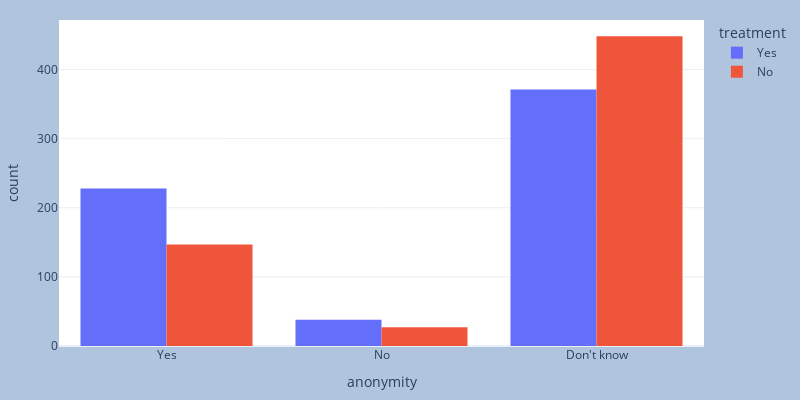

Write notebook code for a chart like this one.
### Code cell
fig = px.histogram(data, x = 'anonymity',color='treatment',barmode='group', width=800, height=400)
fig.update_layout(
    margin=dict(l=20, r=20, t=20, b=20),
    paper_bgcolor="LightSteelBlue",
)

fig.show()

### Figure 1 — Plotly figure (JSON) as saved in the notebook; plotly's stock layout.template omitted (floating-point values rounded to 4 significant figures; data arrays with more than 128 entries replaced by an {"elided": "..."} marker saying what was removed)
{"data": [{"alignmentgroup": "True", "bingroup": "x", "hovertemplate": "treatment=Yes<br>anonymity=%{x}<br>count=%{y}<extra></extra>", "legendgroup": "Yes", "marker": {"color": "#636efa", "pattern": {"shape": ""}}, "name": "Yes", "offsetgroup": "Yes", "orientation": "v", "showlegend": true, "type": "histogram", "x": {"elided": "637 str values"}, "xaxis": "x", "yaxis": "y"}, {"alignmentgroup": "True", "bingroup": "x", "hovertemplate": "treatment=No<br>anonymity=%{x}<br>count=%{y}<extra></extra>", "legendgroup": "No", "marker": {"color": "#EF553B", "pattern": {"shape": ""}}, "name": "No", "offsetgroup": "No", "orientation": "v", "showlegend": true, "type": "histogram", "x": {"elided": "622 str values"}, "xaxis": "x", "yaxis": "y"}], "layout": {"barmode": "group", "height": 400, "legend": {"title": {"text": "treatment"}, "tracegroupgap": 0}, "margin": {"b": 20, "l": 20, "r": 20, "t": 20}, "paper_bgcolor": "LightSteelBlue", "width": 800, "xaxis": {"anchor": "y", "domain": [0, 1], "title": {"text": "anonymity"}}, "yaxis": {"anchor": "x", "domain": [0, 1], "title": {"text": "count"}}}}
